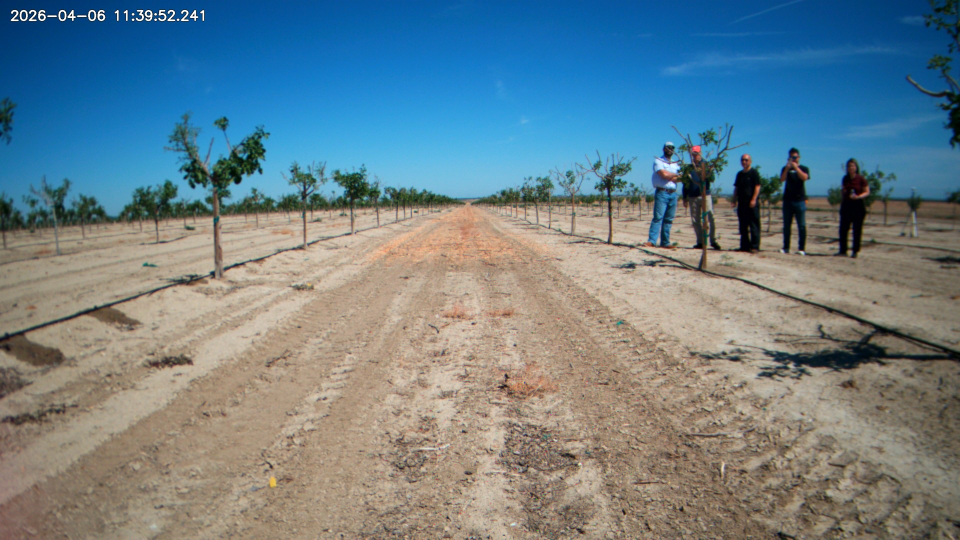
#> input picture aisle_1.jpg, 1920 x 1080 px (shown at 1/2 size)
$ python detect_option_a.py
#> lines starting #> are read from the running program, lines starting #| are printed output that depends on the picture; after the words box and inside, x2 and y2 are one past the last pixel; in counts of white or black regions, pixels touching at a corner belong together; long printed decimals are rounded
#> further down, img is the input picture: shape (1080, 1920, 3); mean B, G, R 137.3, 128.6, 109.1
### utils.py
import cv2
import numpy as np


def undistort_stub(frame, K=None, D=None):
    """Identity undistortion — swap in real K, D once camera is calibrated."""
    if K is None or D is None:
        return frame
    return cv2.undistort(frame, K, D)


def line_intersect(p1, p2, p3, p4):
    """
    Intersect line (p1->p2) with line (p3->p4) using homogeneous coordinates.
    Returns (x, y) float tuple or None if lines are parallel.
    """
    def to_hom(a, b):
        return np.cross([a[0], a[1], 1.0], [b[0], b[1], 1.0])

    l1 = to_hom(p1, p2)
    l2 = to_hom(p3, p4)
    pt = np.cross(l1, l2)
    if abs(pt[2]) < 1e-6:
        return None
    return (pt[0] / pt[2], pt[1] / pt[2])


def lateral_state(vp_x, img_w, threshold=0.06):
    """
    Compare vanishing point x to image center.
    threshold: fraction of image width defining the dead zone (±6% default).
    Returns 'centered', 'drift_left', or 'drift_right'.
    Note: VP to the right of center → robot drifted left, and vice versa.
    """
    cx = img_w / 2.0
    offset = (vp_x - cx) / img_w  # negative = VP left of center
    if abs(offset) <= threshold:
        return "centered"
    # VP right of center → robot is left of centerline
    return "drift_left" if offset > 0 else "drift_right"


def draw_overlay(frame, vp, left_line, right_line, state):
    """
    Draw the desired-result style overlay:
      - Red lines along detected row boundaries
      - White arrow from VP down to bottom-center
      - State text in top-left
    left_line / right_line: each is ((x1,y1),(x2,y2)) in image coords, or None.
    """
    out = frame.copy()
    h, w = out.shape[:2]
    cx = w // 2

    # Draw boundary lines
    for line in (left_line, right_line):
        if line is not None:
            pt1 = (int(line[0][0]), int(line[0][1]))
            pt2 = (int(line[1][0]), int(line[1][1]))
            cv2.line(out, pt1, pt2, (0, 0, 255), 2)

    # Draw VP marker
    if vp is not None:
        vx, vy = int(vp[0]), int(vp[1])
        cv2.circle(out, (vx, vy), 6, (0, 0, 255), -1)

        # Arrow from VP to bottom-center
        arrow_tip = (cx, h - 20)
        cv2.arrowedLine(out, (vx, vy), arrow_tip,
                        (255, 255, 255), 2, tipLength=0.08)

    # State text
    color_map = {
        "centered":    (0, 255, 0),
        "drift_left":  (0, 165, 255),
        "drift_right": (0, 165, 255),
    }
    color = color_map.get(state, (255, 255, 255))
    cv2.putText(out, state.upper(), (10, 30),
                cv2.FONT_HERSHEY_SIMPLEX, 0.9, color, 2)

    return out


# [21 lines left out: function extend_line_to_roi, not called in this run]

### detect_option_a.py
"""
Option A — Probabilistic Hough Line Transform
Lightweight, fast (~25-40 FPS on RPi4 @ 640x480).
"""

import cv2
import numpy as np
from utils import undistort_stub, line_intersect, lateral_state, draw_overlay

TARGET_W, TARGET_H = 640, 480
ROI_TOP_FRAC = 1 / 3           # discard top third (sky + upper canopy)

# Slope (dx/dy) filter — tan(15°)≈0.27, tan(75°)≈3.73
# Left row: x decreases going down (slope < 0)
# Right row: x increases going down (slope > 0)
SLOPE_MIN, SLOPE_MAX = 0.27, 3.73

FLARE_HALF_WIDTH = 50          # px to mask around brightest column
FLARE_PERCENTILE = 80          # mask column if brighter than this percentile


def _mask_lens_flare(gray, roi_top):
    roi = gray[roi_top:]
    col_brightness = roi.mean(axis=0)
    bright_col = int(np.argmax(col_brightness))
    mask = np.ones_like(gray, dtype=np.uint8) * 255
    if col_brightness[bright_col] > np.percentile(col_brightness, FLARE_PERCENTILE):
        lo = max(0, bright_col - FLARE_HALF_WIDTH)
        hi = min(gray.shape[1], bright_col + FLARE_HALF_WIDTH)
        mask[:, lo:hi] = 0
    return mask


def _representative_line(segs, roi_top, roi_bot, img_w):
    """
    Fit one representative line through a set of normalized Hough segments.
    Segments are in (x1, y1, x2, y2) form with y1 < y2.
    Returns ((x1,y1),(x2,y2)) extended to ROI height, or None.
    """
    if not segs:
        return None

    # Collect all endpoints and fit with cv2.fitLine
    pts = []
    for x1, y1, x2, y2 in segs:
        pts.append([x1, y1])
        pts.append([x2, y2])
    pts = np.array(pts, dtype=np.float32)

    vx, vy, x0, y0 = cv2.fitLine(pts, cv2.DIST_HUBER, 0, 0.01, 0.01).flatten()
    if abs(vy) < 1e-6:
        return None

    x_top = x0 + (vx / vy) * (roi_top - y0)
    x_bot = x0 + (vx / vy) * (roi_bot - y0)
    x_top = int(np.clip(x_top, 0, img_w - 1))
    x_bot = int(np.clip(x_bot, 0, img_w - 1))

    return ((x_top, roi_top), (x_bot, roi_bot))


def detect(frame, K=None, D=None):
    """
    Run Option A detection on a single frame.

    Returns:
        vp      : (x, y) vanishing point or None
        state   : 'centered' | 'drift_left' | 'drift_right' | 'no_detection'
        overlay : annotated BGR frame
        left_line, right_line : ((x1,y1),(x2,y2)) or None each
    """
    frame = cv2.resize(frame, (TARGET_W, TARGET_H))
    frame = undistort_stub(frame, K, D)
    h, w = frame.shape[:2]
#> h = 480; w = 640
    cx = w // 2
#> cx = 320
    roi_top = int(h * ROI_TOP_FRAC)
#> roi_top = 160

    gray = cv2.cvtColor(frame, cv2.COLOR_BGR2GRAY)
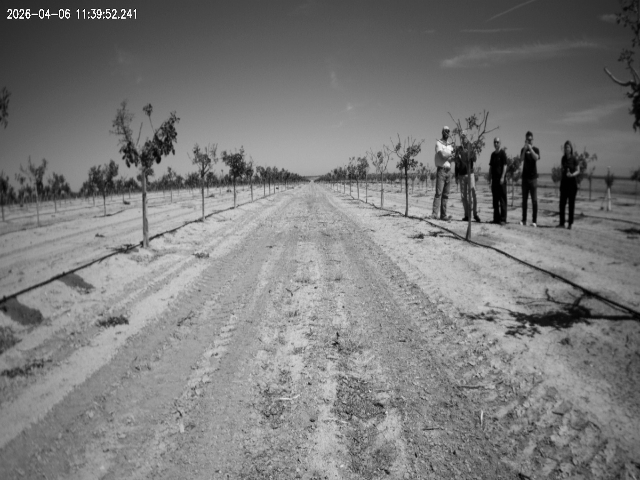
#> gray: shape (480, 640); min 0, max 255, mean 123.8
    flare_mask = _mask_lens_flare(gray, roi_top)
#> in _mask_lens_flare, `roi = gray[roi_top:]`:
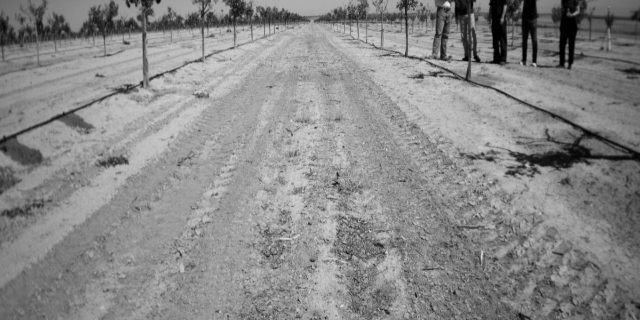
#> roi: shape (320, 640); min 0, max 232, mean 136.5
#> in _mask_lens_flare, `col_brightness = roi.mean(axis=0)`: col_brightness = 640 values, max 167.8 at index 320, min 85.75 at index 639, mean 136.5
#> in _mask_lens_flare, `bright_col = int(np.argmax(col_brightness))`: bright_col = 320
#> in _mask_lens_flare, `lo = max(0, bright_col - FLARE_HALF_WIDTH)`: lo = 270
#> in _mask_lens_flare, `hi = min(gray.shape[1], bright_col + FLARE_HALF_WIDTH)`: hi = 370
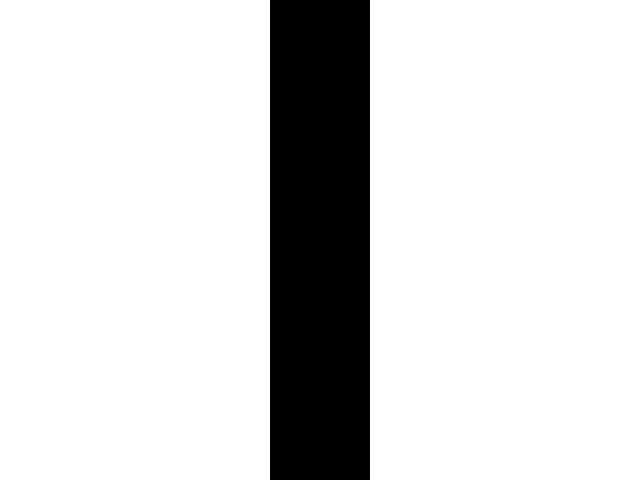
#> flare_mask: shape (480, 640); 84.4% white; 1 black region, box (x1, y1, x2, y2) and area: (270, 0, 370, 480) 48000

    blurred = cv2.GaussianBlur(gray, (5, 5), 0)
    edges = cv2.Canny(blurred, 50, 150)
#> edges: shape (480, 640); 6.8% white in thin lines or dots
    edges = cv2.bitwise_and(edges, flare_mask)
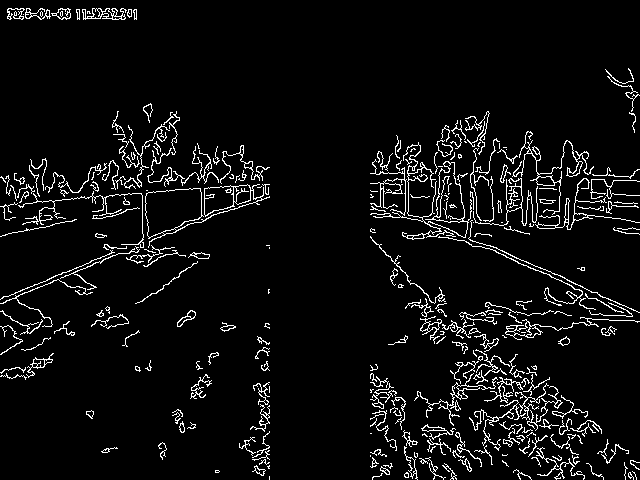
#> edges: shape (480, 640); 5.7% white in thin lines or dots
    roi_edges = edges[roi_top:]
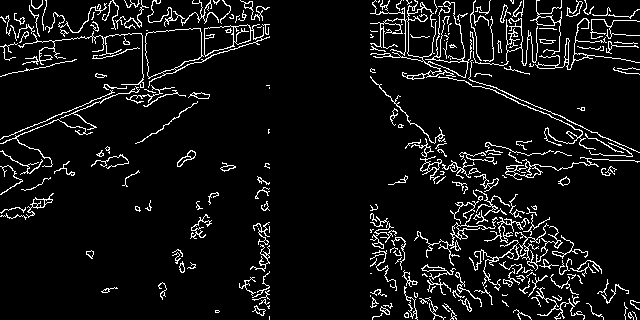
#> roi_edges: shape (320, 640); 7.4% white in thin lines or dots

    raw_lines = cv2.HoughLinesP(roi_edges, rho=1, theta=np.pi / 180,
                                 threshold=40, minLineLength=60, maxLineGap=20)
#> raw_lines = 198 rows, first 6: [405, 35, 637, 43], [4, 45, 247, 24], [0, 143, 268, 30], [385, 94, 569, 278], [404, 15, 633, 15], [375, 11, 608, 7]

    left_segs, right_segs = [], []

    if raw_lines is not None:
        for seg in raw_lines:
            x1, y1, x2, y2 = seg[0]
            y1 += roi_top
            y2 += roi_top

            # Normalize: y1 is always the TOP point (smaller y in image coords)
            if y1 > y2:
                x1, y1, x2, y2 = x2, y2, x1, y1

            # Slope: dx per unit dy (how much x changes as we go DOWN the image)
            dy = y2 - y1
            if dy < 1:
                continue
            slope = (x2 - x1) / dy  # negative for left row, positive for right row

            if not (SLOPE_MIN <= abs(slope) <= SLOPE_MAX):
                continue

            mid_x = (x1 + x2) / 2
            # Left tree row: x decreases going down (slope < 0), line on left side
            if slope < 0 and mid_x < cx:
                left_segs.append((x1, y1, x2, y2))
            # Right tree row: x increases going down (slope > 0), line on right side
            elif slope > 0 and mid_x > cx:
                right_segs.append((x1, y1, x2, y2))
#> this loop made 198 passes
#> (seg, x1, y1, x2, y2, dy, slope, mid_x) on passes 3, 4, 9, 12, 13, 16, 28, 32, 33, 39, 44: ([[0, 143, 268, 30]], 268, 190, 0, 303, 113, -2.37, 134), ([[385, 94, 569, 278]], 385, 254, 569, 438, 184, 1, 477), ([[405, 48, 540, 108]], 405, 208, 540, 268, 60, 2.25, 472.5), ([[412, 142, 627, 293]], 412, 302, 627, 453, 151, 1.42, 519.5), ([[417, 237, 569, 286]], 417, 397, 569, 446, 49, 3.1, 493), ([[370, 34, 435, 64]], 370, 194, 435, 224, 30, 2.17, 402.5), ([[1, 138, 221, 49]], 221, 209, 1, 298, 89, -2.47, 111), ([[526, 101, 633, 150]], 526, 261, 633, 310, 49, 2.18, 579.5), ([[414, 142, 578, 275]], 414, 302, 578, 435, 133, 1.23, 496), ([[438, 266, 530, 317]], 438, 426, 530, 477, 51, 1.8, 484), ([[479, 86, 571, 125]], 479, 246, 571, 285, 39, 2.36, 525)
#> (seg, x1, y1, x2, y2, dy, slope) on passes 1, 2, 6, 7, 14, 15: ([[405, 35, 637, 43]], 405, 195, 637, 203, 8, 29), ([[4, 45, 247, 24]], 247, 184, 4, 205, 21, -11.57), ([[375, 11, 608, 7]], 608, 167, 375, 171, 4, -58.25), ([[370, 13, 609, 9]], 609, 169, 370, 173, 4, -59.75), ([[435, 33, 536, 35]], 435, 193, 536, 195, 2, 50.5), ([[102, 19, 262, 17]], 262, 177, 102, 179, 2, -80)

    left_line = _representative_line(left_segs, roi_top, h - 1, w)
#> the loop in _representative_line, `for x1, y1, x2, y2 in segs:` made 6 passes
#> (x1, y1, x2, y2) on passes 1 to 6: (268, 190, 0, 303), (221, 209, 1, 298), (268, 191, 100, 262), (268, 189, 90, 261), (209, 254, 119, 315), (269, 197, 163, 233)
    right_line = _representative_line(right_segs, roi_top, h - 1, w)
#> the loop in _representative_line (call 2), `for x1, y1, x2, y2 in segs:` made 52 passes
#> (x1, y1, x2, y2) on passes 1 to 12: (385, 254, 569, 438), (405, 208, 540, 268), (412, 302, 627, 453), (417, 397, 569, 446), (370, 194, 435, 224), (526, 261, 633, 310), (414, 302, 578, 435), (438, 426, 530, 477), (479, 246, 571, 285), (417, 393, 569, 445), (451, 372, 569, 430), (463, 326, 575, 430)

    vp = None
    state = "no_detection"

    if left_line and right_line:
        vp = line_intersect(left_line[0], left_line[1],
                            right_line[0], right_line[1])
        # Valid VP must be in the upper image (y < roi_top + some margin)
        # and within reasonable horizontal range — otherwise lines are diverging
        if vp is not None and vp[1] < h * 0.75 and -w < vp[0] < 2 * w:
            state = lateral_state(vp[0], w)
        else:
            vp = None

    overlay = draw_overlay(frame, vp, left_line, right_line, state)
#> the loop in draw_overlay, `for line in (left_line, right_line):` made 2 passes
#> line on passes 1 to 2: ((341, 160), (0, 479)), ((285, 160), (603, 479))
#> after the loop in draw_overlay, `for line in (left_line, right_line):`:
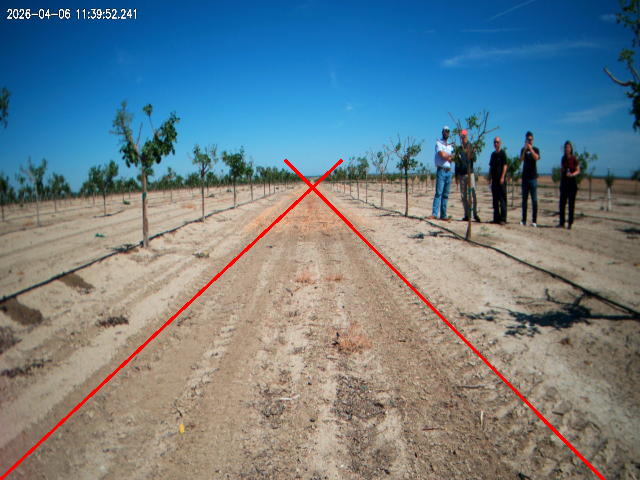
#> out: shape (480, 640, 3); mean of channels 0, 1, 2 136.2, 127.4, 110; drawn as B, G, R
#> in draw_overlay, `cv2.circle(out, (vx, vy), 6, (0, 0, 255), -1)`: out: shape (480, 640, 3); 0.01% of pixels changed, all inside (x1, y1, x2, y2) = (306, 181, 319, 194)
#> in draw_overlay, `cv2.putText(out, state.upper(), (10, 30), cv2.FONT_HERSHEY_SIMPLEX, 0...`:
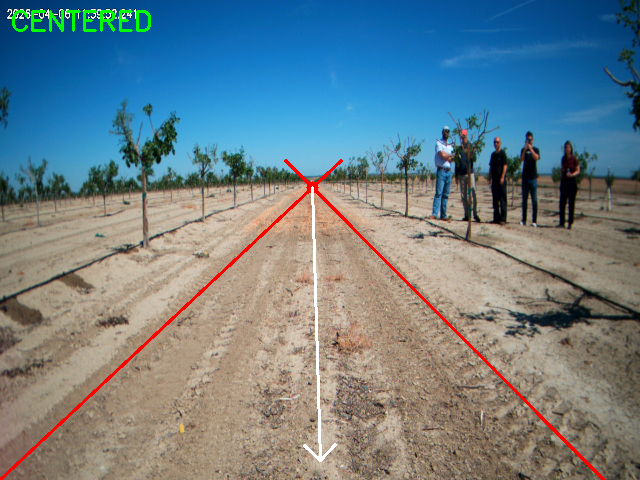
#> out: shape (480, 640, 3); mean of channels 0, 1, 2 136, 128.3, 110.1; drawn as B, G, R
    return vp, state, overlay, left_line, right_line


if __name__ == "__main__":
    import sys
    import os

    path = sys.argv[1] if len(sys.argv) > 1 else "aisle_1.jpg"
    img = cv2.imread(path)
    if img is None:
        print(f"Cannot read {path}")
        sys.exit(1)

    vp, state, overlay, _, _ = detect(img)
    print(f"VP: {vp}  State: {state}")
#| VP: (312.023, 187.108)  State: centered
    os.makedirs("output/optionA", exist_ok=True)
    out_path = os.path.join("output/optionA", os.path.basename(path))
    cv2.imwrite(out_path, overlay)
    print(f"Saved: {out_path}")

$ run again, with aisle_4.jpg copied over aisle_1.jpg
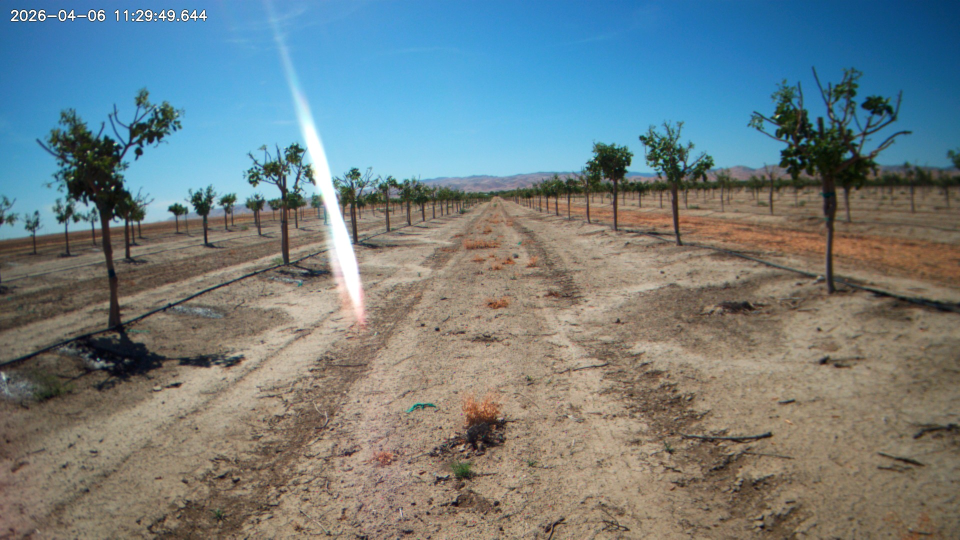
#> input picture aisle_4.jpg, 1920 x 1080 px (shown at 1/2 size)
#> img is the input picture: shape (1080, 1920, 3); mean B, G, R 129.4, 126.3, 112.3
#> col_brightness = 640 values, max 166.1 at index 223, min 75.94 at index 73, mean 120.2
#> bright_col = 223
#> lo = 173
#> hi = 273
#> in detect, `flare_mask = _mask_lens_flare(gray, roi_top)`:
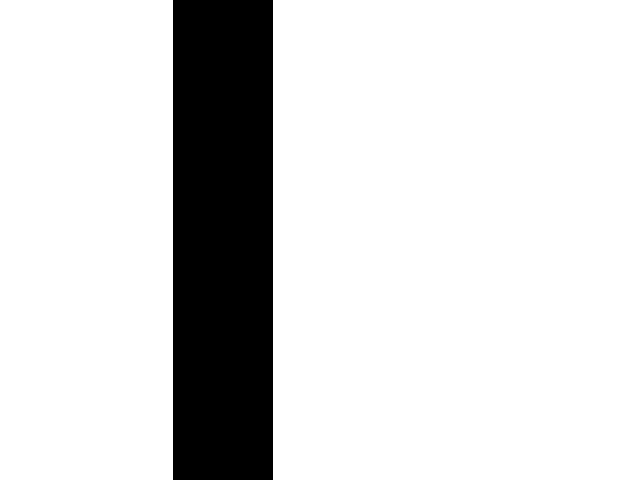
#> flare_mask: shape (480, 640); 84.4% white; 1 black region, box (x1, y1, x2, y2) and area: (173, 0, 273, 480) 48000
#> roi_edges: shape (320, 640); 7.6% white in thin lines or dots
#> raw_lines = 187 rows, first 6: [1, 135, 172, 69], [273, 22, 586, 6], [20, 48, 168, 30], [60, 137, 171, 81], [362, 12, 486, 10], [490, 85, 589, 99]
#> the loop in detect, `for seg in raw_lines:` made 187 passes
#> (seg, x1, y1, x2, y2, dy, slope, mid_x) on passes 1, 4, 9, 11, 17, 19, 20: ([[1, 135, 172, 69]], 172, 229, 1, 295, 66, -2.59, 86.5), ([[60, 137, 171, 81]], 171, 241, 60, 297, 56, -1.98, 115.5), ([[1, 170, 171, 83]], 171, 243, 1, 330, 87, -1.95, 86), ([[275, 252, 382, 145]], 382, 305, 275, 412, 107, -1, 328.5), ([[407, 139, 501, 233]], 407, 299, 501, 393, 94, 1, 454), ([[329, 10, 462, 55]], 329, 170, 462, 215, 45, 2.96, 395.5), ([[405, 143, 538, 302]], 405, 303, 538, 462, 159, 0.836, 471.5)
#> the loop in _representative_line, `for x1, y1, x2, y2 in segs:` made 18 passes
#> (x1, y1, x2, y2) on passes 1 to 8: (172, 229, 1, 295), (171, 241, 60, 297), (171, 243, 1, 330), (172, 434, 94, 456), (117, 326, 25, 357), (351, 384, 279, 407), (172, 410, 98, 470), (337, 388, 273, 407)
#> the loop in _representative_line (call 2), `for x1, y1, x2, y2 in segs:` made 36 passes
#> (x1, y1, x2, y2) on passes 1 to 8: (407, 299, 501, 393), (329, 170, 462, 215), (405, 303, 538, 462), (347, 296, 442, 329), (508, 232, 608, 265), (418, 391, 501, 474), (353, 185, 486, 231), (273, 160, 477, 222)
#> the loop in draw_overlay, `for line in (left_line, right_line):` made 2 passes
#> line on passes 1 to 2: ((0, 160), (639, 479)), ((274, 160), (551, 479))
#> in draw_overlay, `cv2.putText(out, state.upper(), (10, 30), cv2.FONT_HERSHEY_SIMPLEX, 0...`:
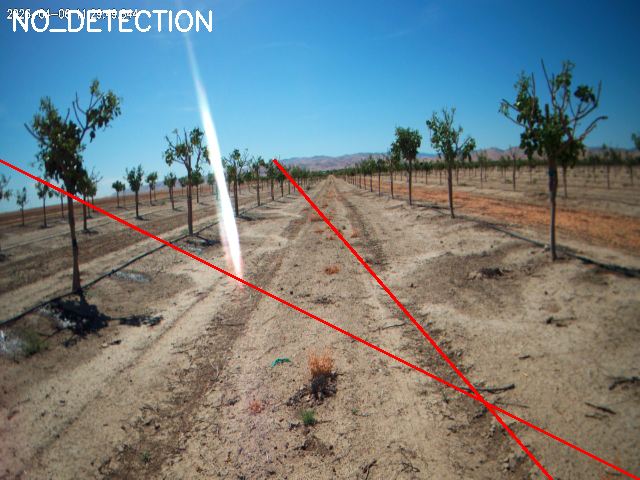
#> out: shape (480, 640, 3); mean of channels 0, 1, 2 128.5, 125.6, 114.5; drawn as B, G, R
#| VP: None  State: no_detection
